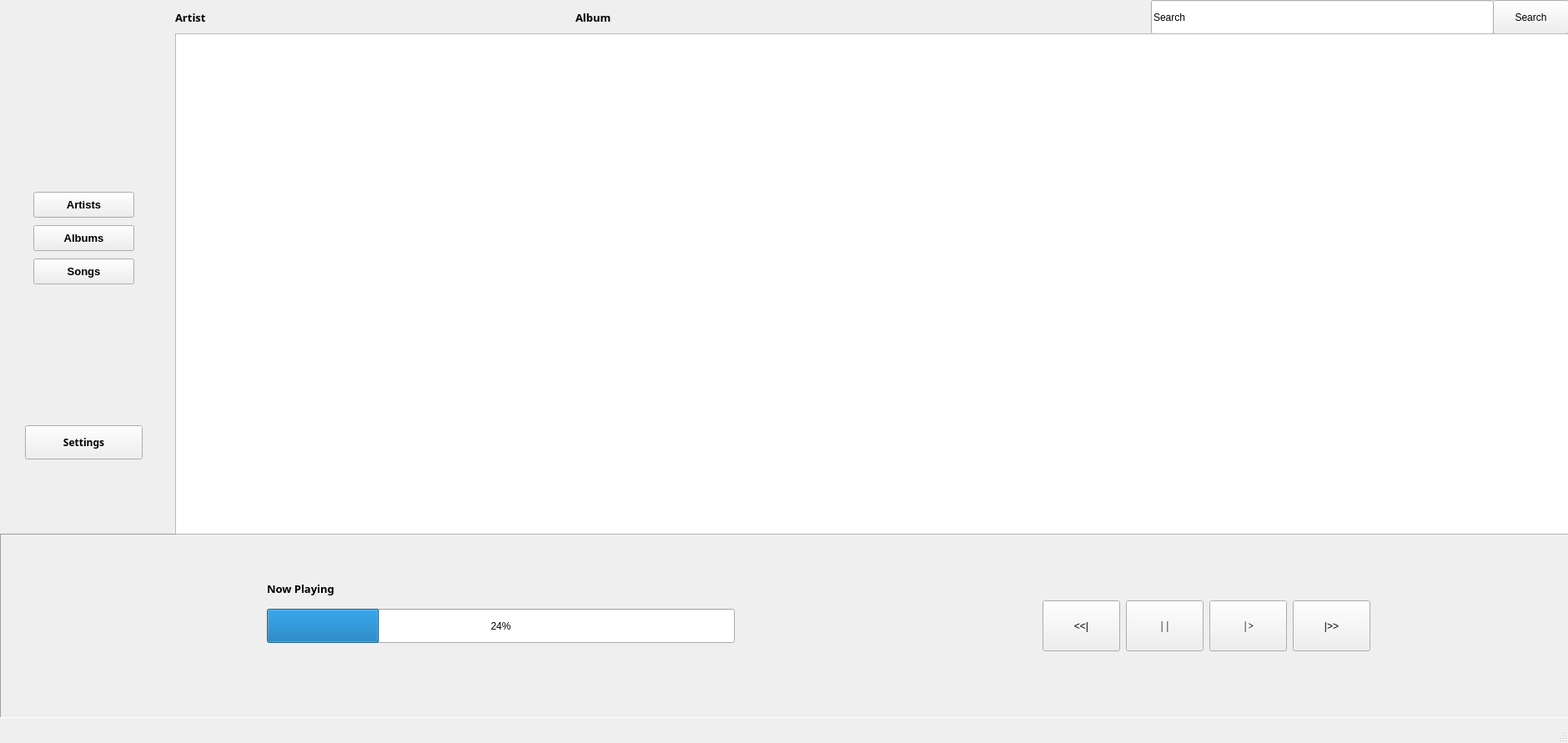
<?xml version="1.0" encoding="UTF-8"?>
<ui version="4.0">
 <class>MainWindow</class>
 <widget class="QMainWindow" name="MainWindow">
  <property name="geometry">
   <rect>
    <x>0</x>
    <y>0</y>
    <width>1880</width>
    <height>891</height>
   </rect>
  </property>
  <property name="windowTitle">
   <string>MainWindow</string>
  </property>
  <widget class="QWidget" name="centralwidget">
   <widget class="QFrame" name="fr_playbar">
    <property name="geometry">
     <rect>
      <x>0</x>
      <y>640</y>
      <width>1881</width>
      <height>221</height>
     </rect>
    </property>
    <property name="frameShape">
     <enum>QFrame::Panel</enum>
    </property>
    <property name="frameShadow">
     <enum>QFrame::Sunken</enum>
    </property>
    <property name="lineWidth">
     <number>1</number>
    </property>
    <widget class="QPushButton" name="btn_back">
     <property name="geometry">
      <rect>
       <x>1250</x>
       <y>80</y>
       <width>93</width>
       <height>61</height>
      </rect>
     </property>
     <property name="text">
      <string>&lt;&lt;|</string>
     </property>
    </widget>
    <widget class="QPushButton" name="btn_play">
     <property name="geometry">
      <rect>
       <x>1450</x>
       <y>80</y>
       <width>93</width>
       <height>61</height>
      </rect>
     </property>
     <property name="font">
      <font>
       <family>Elephant</family>
       <pointsize>9</pointsize>
       <weight>50</weight>
       <bold>false</bold>
      </font>
     </property>
     <property name="text">
      <string>|&gt;</string>
     </property>
    </widget>
    <widget class="QPushButton" name="btn_forward">
     <property name="geometry">
      <rect>
       <x>1550</x>
       <y>80</y>
       <width>93</width>
       <height>61</height>
      </rect>
     </property>
     <property name="text">
      <string>|&gt;&gt;</string>
     </property>
    </widget>
    <widget class="QLabel" name="lbl_nowplaying">
     <property name="geometry">
      <rect>
       <x>320</x>
       <y>40</y>
       <width>371</width>
       <height>51</height>
      </rect>
     </property>
     <property name="font">
      <font>
       <family>Arial Black</family>
       <pointsize>10</pointsize>
       <weight>75</weight>
       <bold>true</bold>
      </font>
     </property>
     <property name="text">
      <string>Now Playing</string>
     </property>
    </widget>
    <widget class="QProgressBar" name="prg_nowplaying">
     <property name="geometry">
      <rect>
       <x>320</x>
       <y>90</y>
       <width>561</width>
       <height>41</height>
      </rect>
     </property>
     <property name="value">
      <number>24</number>
     </property>
    </widget>
    <widget class="QLabel" name="lbl_vinylpic">
     <property name="geometry">
      <rect>
       <x>20</x>
       <y>40</y>
       <width>131</width>
       <height>121</height>
      </rect>
     </property>
     <property name="text">
      <string/>
     </property>
     <property name="pixmap">
      <pixmap>../../Users/richa/OneDrive/Pictures/img/paomedia_small_n_flat_disc_vinyl__1_-1.png</pixmap>
     </property>
     <property name="openExternalLinks">
      <bool>false</bool>
     </property>
    </widget>
    <widget class="QPushButton" name="btn_pause">
     <property name="geometry">
      <rect>
       <x>1350</x>
       <y>80</y>
       <width>93</width>
       <height>61</height>
      </rect>
     </property>
     <property name="font">
      <font>
       <family>Elephant</family>
       <pointsize>9</pointsize>
       <weight>50</weight>
       <bold>false</bold>
      </font>
     </property>
     <property name="text">
      <string>||</string>
     </property>
    </widget>
   </widget>
   <widget class="QPushButton" name="btn_settings">
    <property name="geometry">
     <rect>
      <x>30</x>
      <y>510</y>
      <width>141</width>
      <height>41</height>
     </rect>
    </property>
    <property name="font">
     <font>
      <family>Arial Black</family>
      <weight>75</weight>
      <bold>true</bold>
     </font>
    </property>
    <property name="text">
     <string>Settings</string>
    </property>
   </widget>
   <widget class="QLineEdit" name="inp_search">
    <property name="geometry">
     <rect>
      <x>1380</x>
      <y>0</y>
      <width>411</width>
      <height>41</height>
     </rect>
    </property>
    <property name="text">
     <string>Search</string>
    </property>
   </widget>
   <widget class="QPushButton" name="btn_search">
    <property name="geometry">
     <rect>
      <x>1790</x>
      <y>0</y>
      <width>91</width>
      <height>41</height>
     </rect>
    </property>
    <property name="text">
     <string>Search</string>
    </property>
   </widget>
   <widget class="QTableView" name="tbl_songs">
    <property name="geometry">
     <rect>
      <x>210</x>
      <y>40</y>
      <width>1671</width>
      <height>601</height>
     </rect>
    </property>
    <property name="editTriggers">
     <set>QAbstractItemView::NoEditTriggers</set>
    </property>
    <property name="selectionBehavior">
     <enum>QAbstractItemView::SelectRows</enum>
    </property>
    <property name="showGrid">
     <bool>true</bool>
    </property>
    <attribute name="horizontalHeaderVisible">
     <bool>false</bool>
    </attribute>
    <attribute name="horizontalHeaderCascadingSectionResizes">
     <bool>false</bool>
    </attribute>
    <attribute name="horizontalHeaderDefaultSectionSize">
     <number>200</number>
    </attribute>
    <attribute name="horizontalHeaderHighlightSections">
     <bool>false</bool>
    </attribute>
    <attribute name="horizontalHeaderShowSortIndicator" stdset="0">
     <bool>true</bool>
    </attribute>
    <attribute name="horizontalHeaderStretchLastSection">
     <bool>true</bool>
    </attribute>
    <attribute name="verticalHeaderVisible">
     <bool>false</bool>
    </attribute>
    <attribute name="verticalHeaderHighlightSections">
     <bool>false</bool>
    </attribute>
   </widget>
   <widget class="QPushButton" name="btn_artists">
    <property name="geometry">
     <rect>
      <x>40</x>
      <y>230</y>
      <width>121</width>
      <height>31</height>
     </rect>
    </property>
    <property name="font">
     <font>
      <family>Arial</family>
      <pointsize>10</pointsize>
      <weight>75</weight>
      <bold>true</bold>
     </font>
    </property>
    <property name="text">
     <string>Artists</string>
    </property>
   </widget>
   <widget class="QPushButton" name="btn_albums">
    <property name="geometry">
     <rect>
      <x>40</x>
      <y>270</y>
      <width>121</width>
      <height>31</height>
     </rect>
    </property>
    <property name="font">
     <font>
      <family>Arial</family>
      <pointsize>10</pointsize>
      <weight>75</weight>
      <bold>true</bold>
     </font>
    </property>
    <property name="text">
     <string>Albums</string>
    </property>
   </widget>
   <widget class="QPushButton" name="btn_songs">
    <property name="geometry">
     <rect>
      <x>40</x>
      <y>310</y>
      <width>121</width>
      <height>31</height>
     </rect>
    </property>
    <property name="font">
     <font>
      <family>Arial</family>
      <pointsize>10</pointsize>
      <weight>75</weight>
      <bold>true</bold>
     </font>
    </property>
    <property name="text">
     <string>Songs</string>
    </property>
   </widget>
   <widget class="QLabel" name="lbl_artist">
    <property name="geometry">
     <rect>
      <x>210</x>
      <y>0</y>
      <width>201</width>
      <height>41</height>
     </rect>
    </property>
    <property name="font">
     <font>
      <family>Arial Black</family>
      <pointsize>10</pointsize>
      <weight>75</weight>
      <bold>true</bold>
     </font>
    </property>
    <property name="text">
     <string>Artist</string>
    </property>
   </widget>
   <widget class="QLabel" name="lbl_artist_2">
    <property name="geometry">
     <rect>
      <x>690</x>
      <y>0</y>
      <width>201</width>
      <height>41</height>
     </rect>
    </property>
    <property name="font">
     <font>
      <family>Arial Black</family>
      <pointsize>10</pointsize>
      <weight>75</weight>
      <bold>true</bold>
     </font>
    </property>
    <property name="text">
     <string>Album</string>
    </property>
   </widget>
  </widget>
  <widget class="QMenuBar" name="menubar">
   <property name="geometry">
    <rect>
     <x>0</x>
     <y>0</y>
     <width>1880</width>
     <height>26</height>
    </rect>
   </property>
  </widget>
  <widget class="QStatusBar" name="statusbar"/>
 </widget>
 <resources/>
 <connections/>
</ui>
